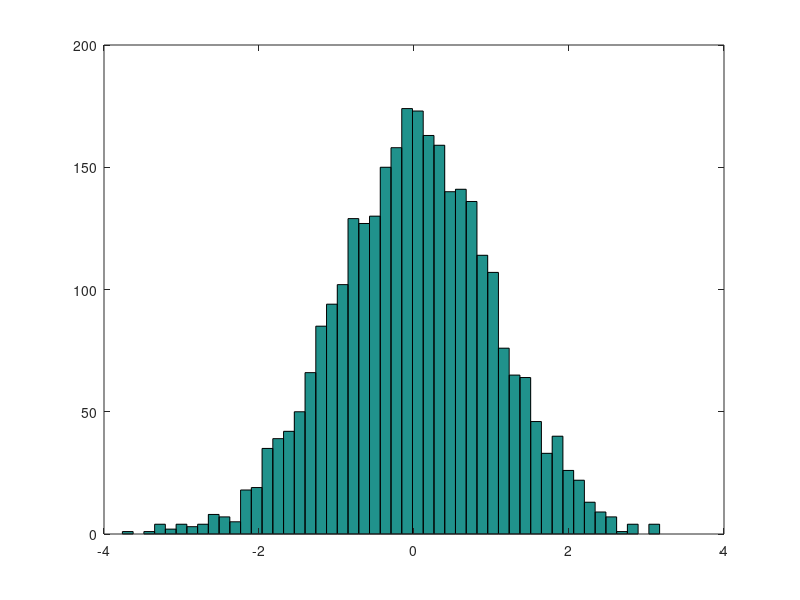
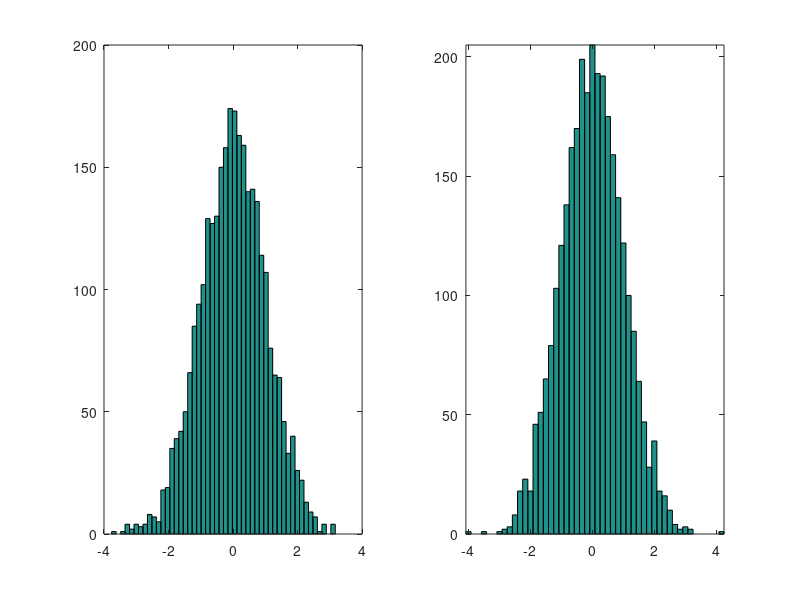

Write MATLAB code to recreate these figures, in order.
clear
clc
rng(0)

n = 3000;
Z = randn(n,1);
nbins = 50;
hist(Z,nbins)

% r = a + (b-a).*rand(N,1).
d = 50;

X = (((1:50) - 1)/d) + (1/d).*rand(n/d,d);

X = norminv(reshape(X,[],1));
figure()
subplot(1,2,1)
hist(Z,nbins)
subplot(1,2,2)
hist(X,nbins)
axis tight
